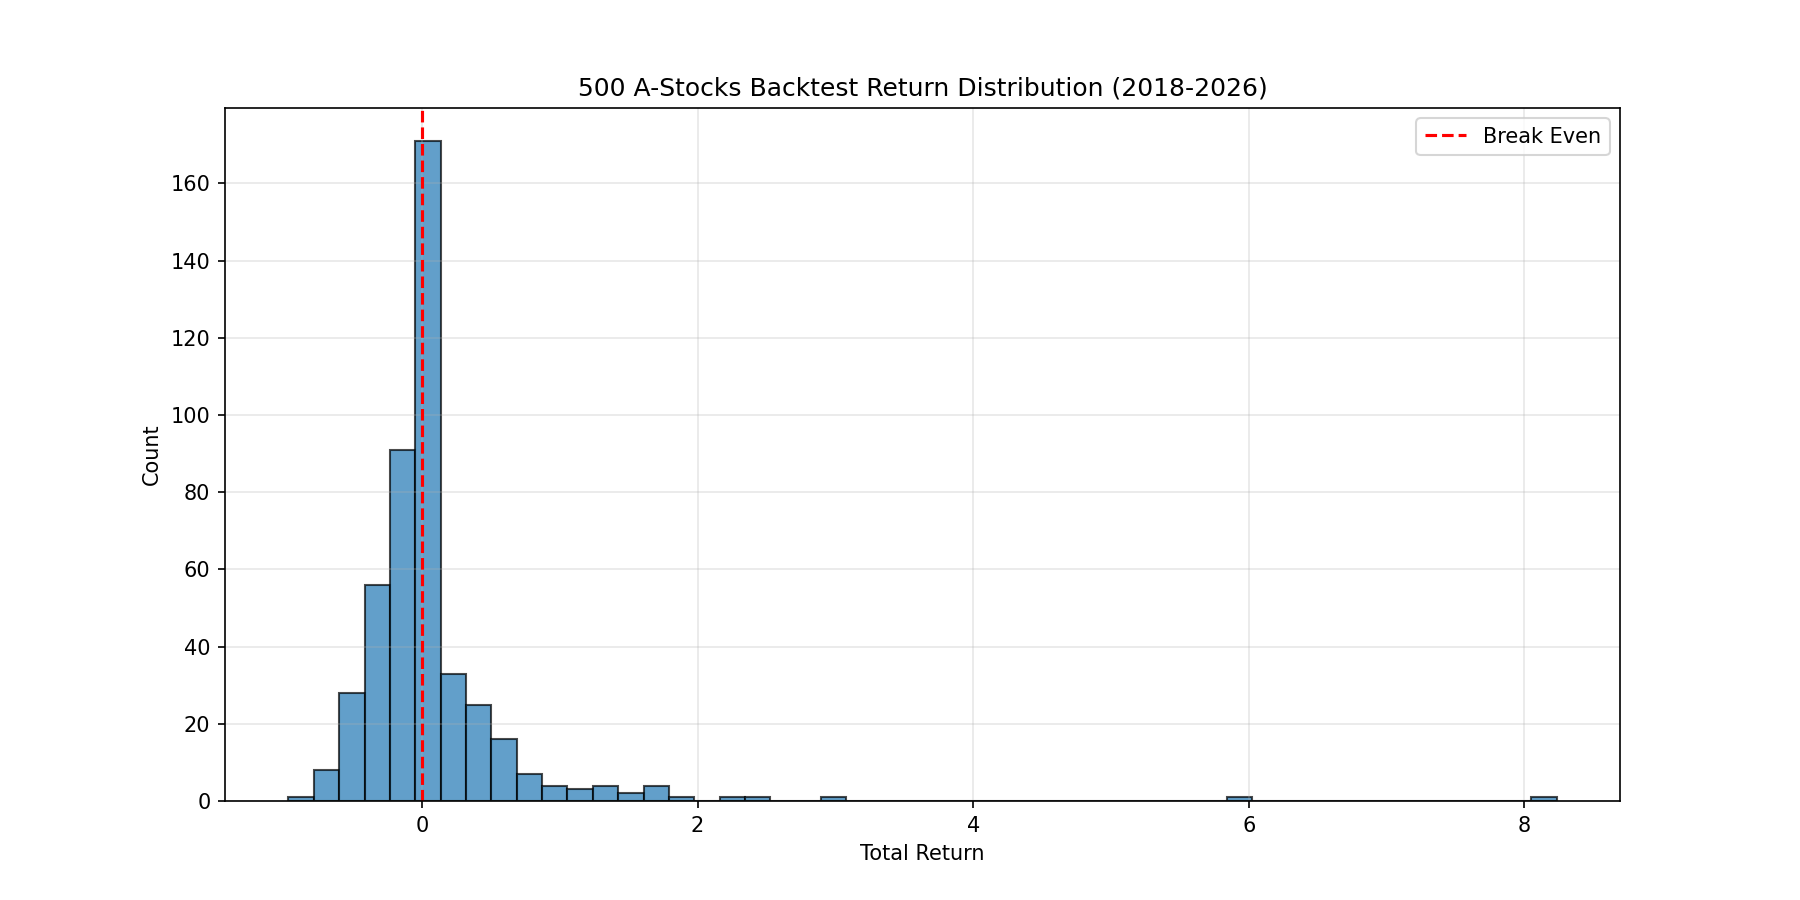

Python code for this plot:
"""
均线斜率平行策略回测 - 随机500只A股 (快速版)
"""

import sqlite3
import numpy as np
import pandas as pd
from scipy import stats
import matplotlib.pyplot as plt
import random


def calculate_slope_fast(close_series):
    """快速计算斜率"""
    ma60 = close_series.rolling(60).mean()
    ma120 = close_series.rolling(120).mean()

    k60 = []
    k120 = []

    for i in range(len(close_series)):
        if i >= 119:
            y60 = ma60.iloc[i - 119 : i + 1].dropna()
            y120 = ma120.iloc[i - 119 : i + 1].dropna()

            if len(y60) >= 60:
                x = np.arange(len(y60))
                k60.append(np.polyfit(x, y60, 1)[0])
            else:
                k60.append(np.nan)

            if len(y120) >= 120:
                x = np.arange(len(y120))
                k120.append(np.polyfit(x, y120, 1)[0])
            else:
                k120.append(np.nan)
        else:
            k60.append(np.nan)
            k120.append(np.nan)

    return pd.Series(k60, index=close_series.index), pd.Series(
        k120, index=close_series.index
    )


if __name__ == "__main__":
    db_path = "C:/new_tdx64/PYPlugins/user/a_share_full.db"

    print("获取A股列表...")
    conn = sqlite3.connect(db_path)
    cur = conn.cursor()
    cur.execute("SELECT DISTINCT code FROM stock_data")
    all_stocks = [r[0] for r in cur.fetchall()]
    conn.close()
    print(f"总股票数: {len(all_stocks)}")

    random.seed(42)
    selected_stocks = random.sample(all_stocks, 500)
    print(f"随机抽取: {len(selected_stocks)} 只")

    start_date = "2018-01-01"
    print(f"回测区间: {start_date} 至今")

    results = []
    print("\n开始回测...")

    for idx, stock in enumerate(selected_stocks):
        try:
            conn = sqlite3.connect(db_path)
            df = pd.read_sql(
                f"SELECT date, open, close FROM stock_data WHERE code='{stock}' AND date >= '{start_date}' ORDER BY date",
                conn,
                parse_dates=["date"],
            )
            conn.close()

            if len(df) < 180:
                continue

            df.columns = ["Date", "Open", "Close"]
            df = df.set_index("Date").sort_index()

            k60, k120 = calculate_slope_fast(df["Close"])

            df["K60"] = k60.round(2)
            df["K120"] = k120.round(2)

            cond1 = (df["K60"] - df["K120"]).abs() <= 0.02
            cond2 = df["K60"] > df["K120"]
            cond3 = df["K60"] * df["K120"] >= 0
            df["Signal"] = (cond1 & cond2 & cond3).astype(int)

            df["Position"] = df["Signal"].diff()
            df["Buy"] = (df["Position"] == 1).astype(int)
            df["Sell"] = (df["Position"] == -1).astype(int)

            df = df.dropna(subset=["K60", "K120"])

            if len(df) < 50:
                continue

            df["Next_Open"] = df["Open"].shift(-1)

            capital = 100000
            position = 0
            cash = capital
            equity_curve = []

            for i in range(len(df) - 1):
                if df["Buy"].iloc[i] == 1 and cash > 0:
                    buy_price = df["Next_Open"].iloc[i]
                    if not np.isnan(buy_price) and buy_price > 0:
                        position = cash / buy_price
                        cash = 0

                elif df["Sell"].iloc[i] == 1 and position > 0:
                    sell_price = df["Next_Open"].iloc[i]
                    if not np.isnan(sell_price) and sell_price > 0:
                        cash = position * sell_price
                        position = 0

                equity = cash + position * df["Close"].iloc[i]
                equity_curve.append(equity)

            if position > 0:
                equity_curve.append(position * df["Close"].iloc[-1])
            else:
                equity_curve.append(cash)

            equity_series = pd.Series(equity_curve, index=df.index[: len(equity_curve)])

            total_return = (equity_series.iloc[-1] / capital) - 1
            returns = equity_series.pct_change().dropna()

            if len(returns) > 0:
                ann_return = (1 + total_return) ** (252 / len(returns)) - 1
                ann_vol = returns.std() * np.sqrt(252)
                sharpe = (ann_return - 0.02) / ann_vol if ann_vol > 0 else 0

                rolling_max = equity_series.expanding().max()
                drawdown = (equity_series - rolling_max) / rolling_max
                max_drawdown = drawdown.min()

                buy_count = df["Buy"].sum()

                results.append(
                    {
                        "stock": stock,
                        "trades": int(buy_count),
                        "total_return": total_return,
                        "ann_return": ann_return,
                        "sharpe": sharpe,
                        "max_drawdown": max_drawdown,
                    }
                )

            if (idx + 1) % 50 == 0:
                print(f"  已完成 {idx + 1}/500, 有效结果: {len(results)}")

        except Exception as e:
            continue

    print(f"\n成功回测: {len(results)} 只股票")

    if results:
        results_df = pd.DataFrame(results)

        print("\n===== 总体统计 =====")
        print(f"平均收益率: {results_df['total_return'].mean():.2%}")
        print(f"平均年化收益率: {results_df['ann_return'].mean():.2%}")
        print(f"平均夏普比率: {results_df['sharpe'].mean():.2f}")
        print(f"平均最大回撤: {results_df['max_drawdown'].mean():.2%}")
        print(f"正收益股票占比: {(results_df['total_return'] > 0).mean():.2%}")

        print("\n===== Top 10 收益 =====")
        top10 = results_df.nlargest(10, "total_return")
        for _, r in top10.iterrows():
            print(
                f"  {r['stock']} 收益:{r['total_return']:.2%} 年化:{r['ann_return']:.2%} 交易:{r['trades']}"
            )

        print("\n===== Bottom 10 收益 =====")
        bottom10 = results_df.nsmallest(10, "total_return")
        for _, r in bottom10.iterrows():
            print(
                f"  {r['stock']} 收益:{r['total_return']:.2%} 年化:{r['ann_return']:.2%}"
            )

        plt.figure(figsize=(12, 6))
        plt.hist(results_df["total_return"], bins=50, edgecolor="black", alpha=0.7)
        plt.axvline(x=0, color="red", linestyle="--", label="Break Even")
        plt.xlabel("Total Return")
        plt.ylabel("Count")
        plt.title("500 A-Stocks Backtest Return Distribution (2018-2026)")
        plt.legend()
        plt.grid(alpha=0.3)
        plt.savefig("backtest_500_stocks.png", dpi=150)
        print("\n图片已保存: backtest_500_stocks.png")
        plt.close()

        results_df.to_csv("backtest_results.csv", index=False)
        print("结果已保存: backtest_results.csv")
